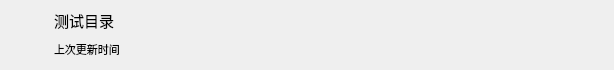
<?xml version="1.0" encoding="UTF-8"?>
<ui version="4.0">
 <class>LibReplaceDirectory</class>
 <widget class="QWidget" name="LibReplaceDirectory">
  <property name="geometry">
   <rect>
    <x>0</x>
    <y>0</y>
    <width>614</width>
    <height>70</height>
   </rect>
  </property>
  <property name="sizePolicy">
   <sizepolicy hsizetype="Preferred" vsizetype="Fixed">
    <horstretch>0</horstretch>
    <verstretch>0</verstretch>
   </sizepolicy>
  </property>
  <property name="minimumSize">
   <size>
    <width>0</width>
    <height>70</height>
   </size>
  </property>
  <property name="maximumSize">
   <size>
    <width>16777215</width>
    <height>70</height>
   </size>
  </property>
  <property name="windowTitle">
   <string>LibReplacer</string>
  </property>
  <property name="autoFillBackground">
   <bool>false</bool>
  </property>
  <layout class="QHBoxLayout" name="LibReplaceDirectoryFrame">
   <property name="spacing">
    <number>0</number>
   </property>
   <property name="leftMargin">
    <number>0</number>
   </property>
   <property name="topMargin">
    <number>0</number>
   </property>
   <property name="rightMargin">
    <number>0</number>
   </property>
   <property name="bottomMargin">
    <number>0</number>
   </property>
   <item>
    <widget class="QFrame" name="IconFrame">
     <property name="sizePolicy">
      <sizepolicy hsizetype="Fixed" vsizetype="Preferred">
       <horstretch>0</horstretch>
       <verstretch>0</verstretch>
      </sizepolicy>
     </property>
     <property name="minimumSize">
      <size>
       <width>45</width>
       <height>0</height>
      </size>
     </property>
     <property name="maximumSize">
      <size>
       <width>45</width>
       <height>16777215</height>
      </size>
     </property>
     <property name="frameShape">
      <enum>QFrame::Shape::NoFrame</enum>
     </property>
     <property name="frameShadow">
      <enum>QFrame::Shadow::Raised</enum>
     </property>
     <layout class="QGridLayout" name="gridLayout">
      <property name="leftMargin">
       <number>11</number>
      </property>
      <property name="topMargin">
       <number>24</number>
      </property>
      <property name="rightMargin">
       <number>11</number>
      </property>
      <property name="bottomMargin">
       <number>24</number>
      </property>
      <property name="spacing">
       <number>0</number>
      </property>
      <item row="0" column="0">
       <widget class="IconWidget" name="IconWidget" native="true"/>
      </item>
     </layout>
    </widget>
   </item>
   <item>
    <widget class="QFrame" name="DirectoryComponentFrame">
     <property name="frameShape">
      <enum>QFrame::Shape::NoFrame</enum>
     </property>
     <property name="frameShadow">
      <enum>QFrame::Shadow::Raised</enum>
     </property>
     <layout class="QVBoxLayout" name="DirectoryComponentLayout">
      <item>
       <widget class="QLabel" name="Directory">
        <property name="font">
         <font>
          <family>Segoe UI</family>
          <pointsize>11</pointsize>
         </font>
        </property>
        <property name="text">
         <string>测试目录</string>
        </property>
       </widget>
      </item>
      <item>
       <widget class="QLabel" name="Date">
        <property name="font">
         <font>
          <family>Segoe UI</family>
          <pointsize>8</pointsize>
         </font>
        </property>
        <property name="text">
         <string>上次更新时间</string>
        </property>
       </widget>
      </item>
     </layout>
    </widget>
   </item>
  </layout>
 </widget>
 <customwidgets>
  <customwidget>
   <class>IconWidget</class>
   <extends>QWidget</extends>
   <header>qfluentwidgets</header>
   <container>1</container>
  </customwidget>
 </customwidgets>
 <resources/>
 <connections/>
</ui>
